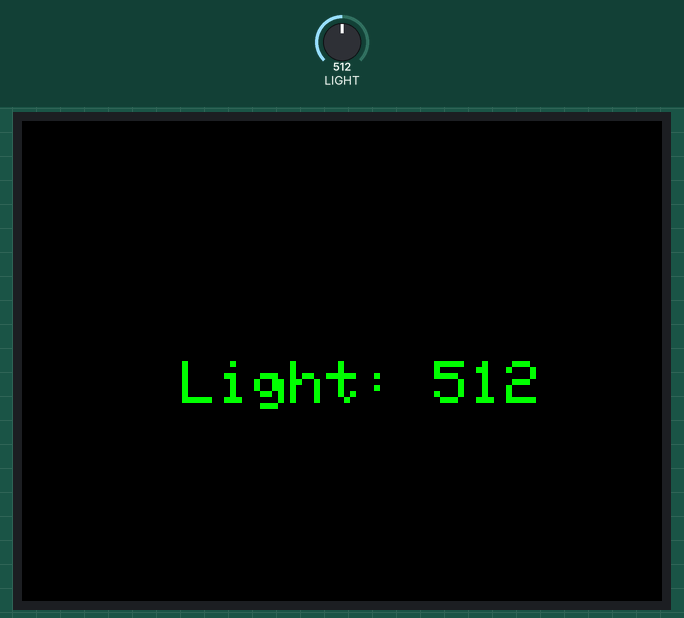
Simulated run of this sketch. Board: Seeed Wio Terminal. Shown: 320×240 colour display. Inputs (shaded band) come from the test bench; at power-on: LIGHT = 512.

Above: at 1.4 s.
1.5 s: LIGHT set to 716
At 2.0 s:
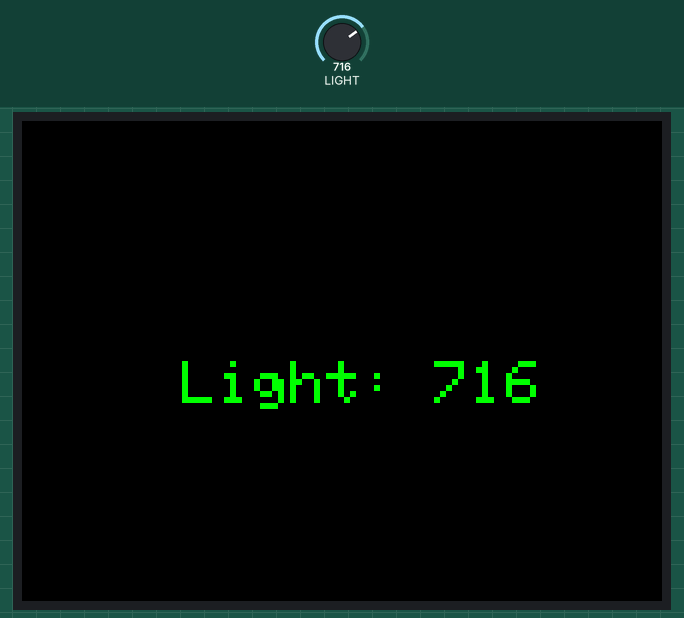
3.1 s: LIGHT set to 900
At 3.8 s:
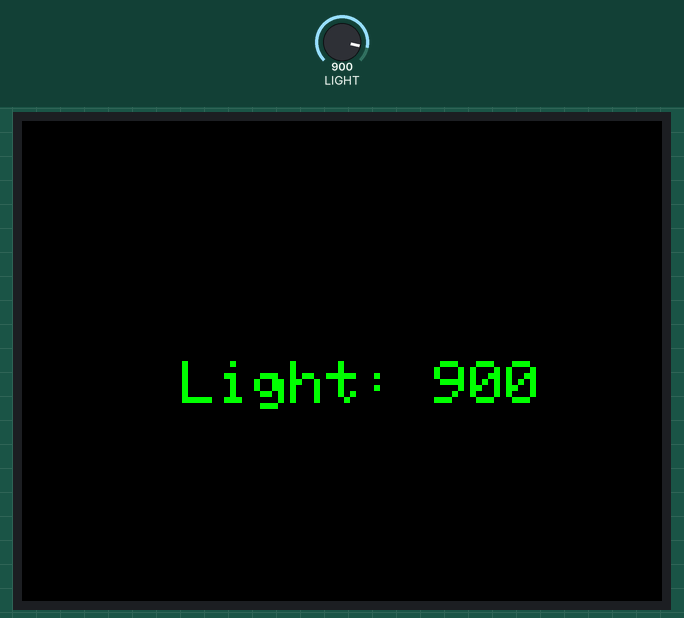
4.6 s: LIGHT set to 1023
At 6.1 s:
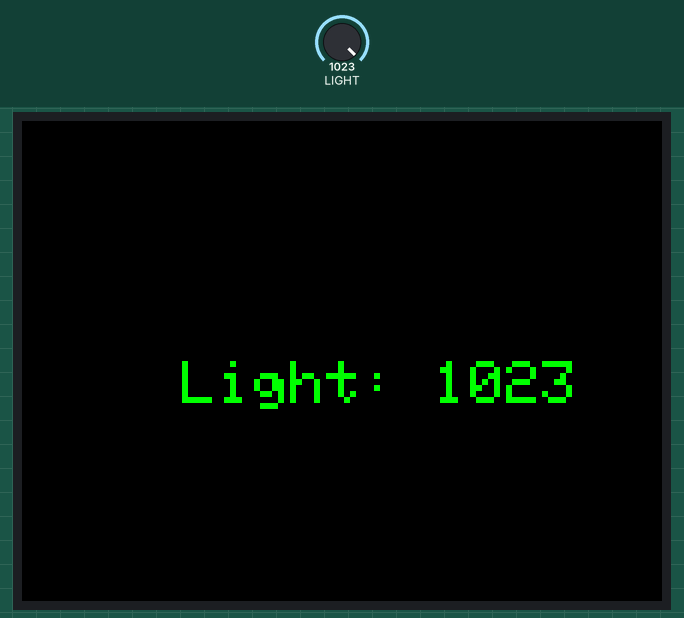
Timing chart, 0 to 7.6 s (numbered marks = the images above; inputs shaded):
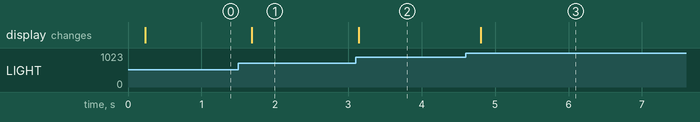

The sketch:

WIO-Example0601.ino
```cpp
#include "TFT_eSPI.h"
TFT_eSPI tft;

void setup(){
  pinMode(WIO_LIGHT, INPUT);
  tft.begin();
  tft.setRotation(3);
  tft.fillScreen(TFT_BLACK);
  tft.setTextColor(TFT_GREEN, TFT_BLACK);
  tft.setTextSize(3);
}

void loop(){
  int light = analogRead(WIO_LIGHT);
  tft.drawString("Light: " + String(light) + String(" "), 80, 120);
  delay(200);
}
```

Measured:
- after the input at 1.5 s, the display: changes after 0.19 s (image 1)
- after the input at 3.1 s, the display: changes at once (image 2)
- after the input at 4.6 s, the display: changes after 0.20 s (image 3)
